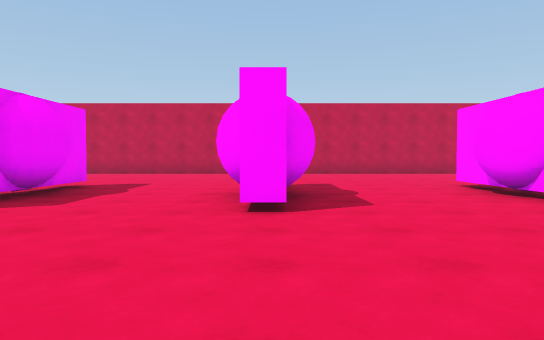
View 1 (above)

20 first-person views from a walk through a Unity game level. The camera is 1.2 m above the floor, tilts 2° down and sees 70° across. The floor is counted in squares, 2 m on a side. Each view is taken from the middle of a square. On the plan, view 1 faces up. The plan holds only what a view shows up to about 11 squares ahead; the rest is blank. The player character is not drawn.

View 2
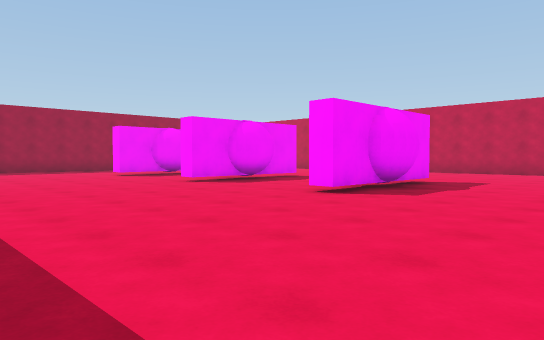

View 3
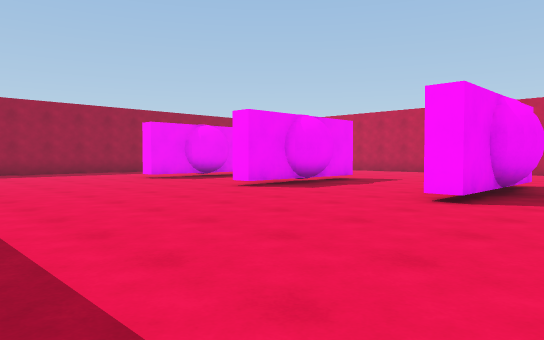

View 4
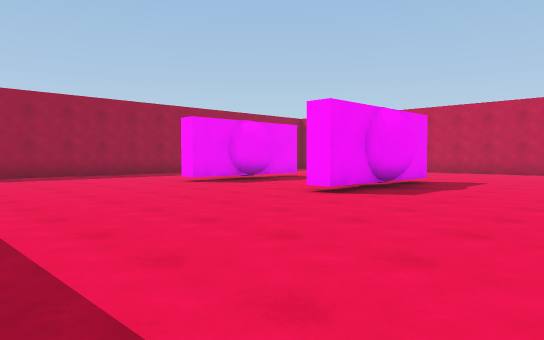

View 5
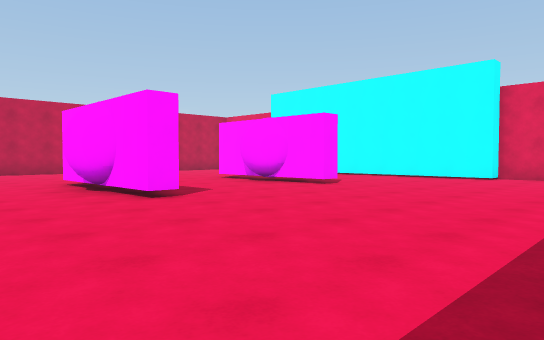

View 6
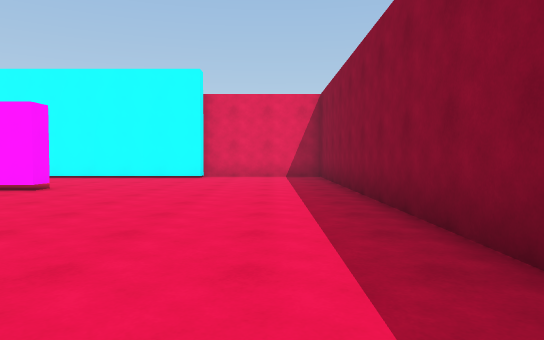

View 7
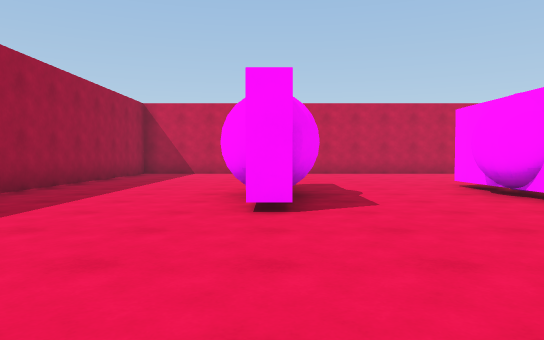

View 8
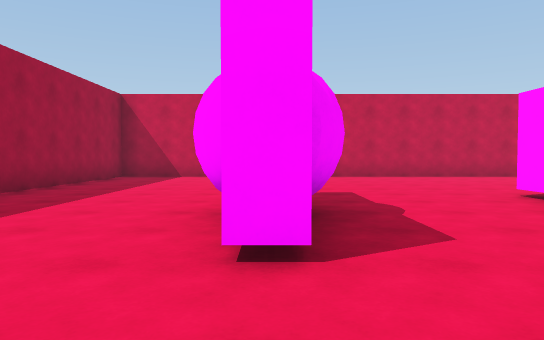

View 9
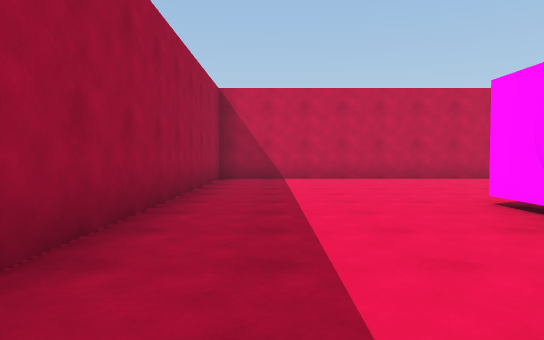

View 10
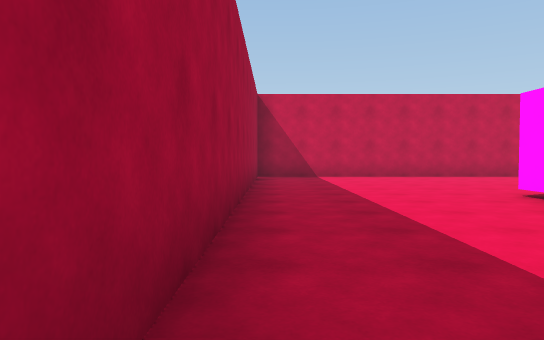

View 11
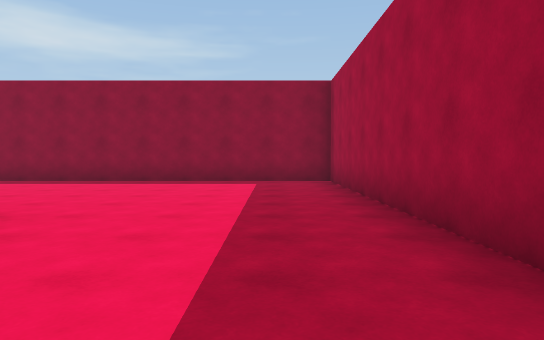

View 12
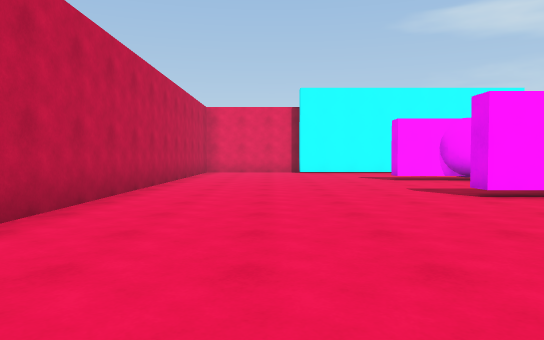

View 13
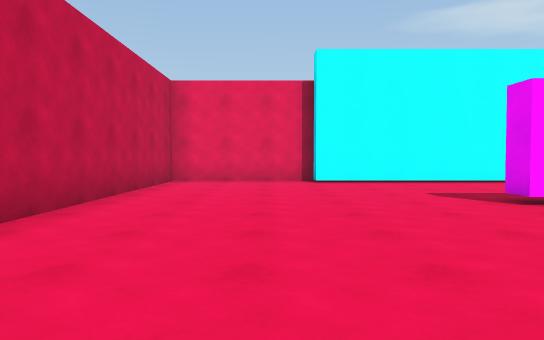

View 14
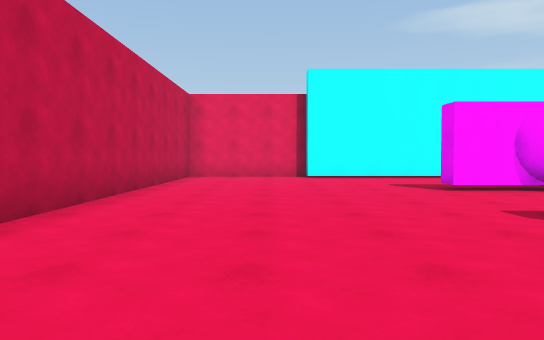

View 15
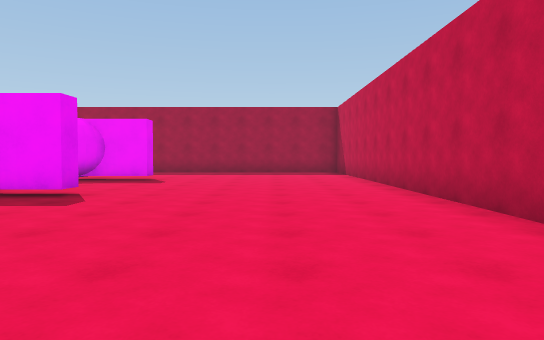

View 16
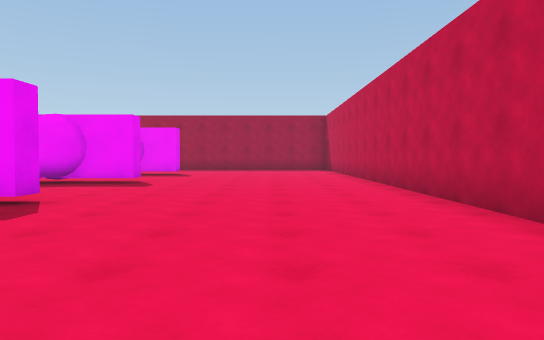

View 17
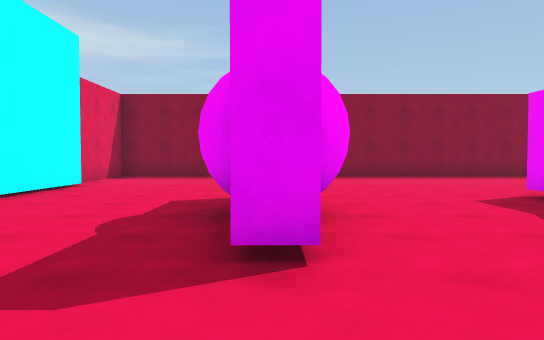

View 18
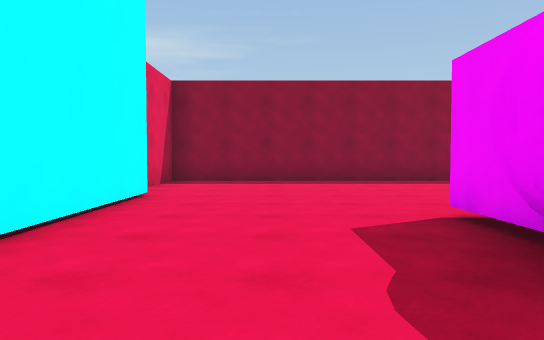

View 19
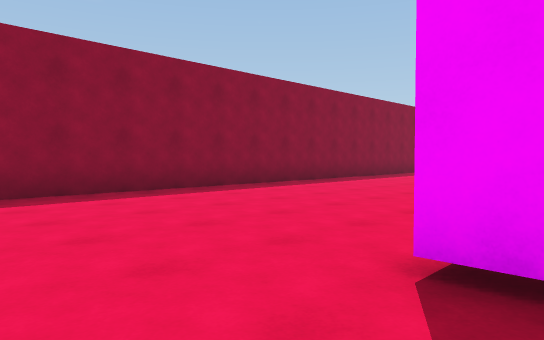

View 20
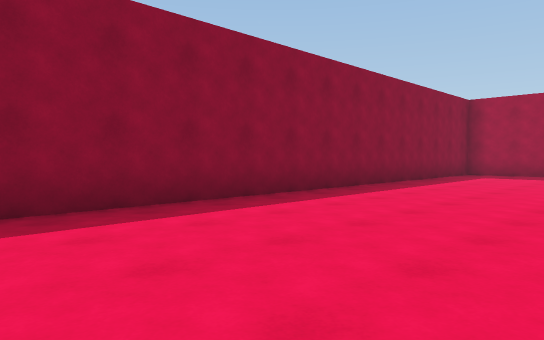

### Floor plan
Points are (right, up) in squares from view 1. A wall is a line through its corners. A room is listed if a view was taken in it or the views show most of it. See-through windows are left out.
Room 1 (views 1, 2, 3, 4, 5, 6, 7, 8, 9, 10, 11, 12, 13, 14, 15, 16, 17, 18, 19, 20)
walls: (-3.7, 5.9) (-3.7, 4.1) (-4.2, 4.1); (-3.3, 6.4) (-3.2, 5.9); (-4.2, 7.9) (-3.7, 7.9) (-3.7, 6); (-7.8, 5.9) (-7.8, 4.1) (-8.4, 4.1); (-8.3, 6.1) (-8.3, 7.9) (-7.8, 7.9) (-7.8, 6); (-0.3, 6.5) (-0.3, 7.9) (0.2, 7.9); (0.2, 4.8) (0.2, 4.1) (-0.3, 4.1) (-0.3, 5.8); (-11.8, 5.8) (-11.8, 4.1) (-12.4, 4.1); (-12.3, 6.9) (-12.3, 7.9) (-11.8, 7.9) (-11.8, 6.1); (3.7, 6.1) (3.7, 7.9) (4.2, 7.9); (4.2, 5.5) (4.2, 4.1) (3.7, 4.1) (3.7, 5.9); (8.4, 9.9) (8.4, 13.4) (-16.4, 13.4) (-16.4, -1.4) (8.4, -1.4) (8.4, 2) (7.9, 2) (7.9, 10)
low walls: (-8.3, 5.2) (-8.3, 5.9)

Positions as (right, up) in squares from view 1, and headings:
1: (0, 0), facing up
2: (0, -1), facing up-left
3: (-2, -1), facing up-left
4: (-4, -1), facing up-left
5: (-3, -1), facing up-right
6: (-3, 0), facing right
7: (-12, 0), facing up
8: (-12, 2), facing up
9: (-15, 3), facing up
10: (-16, 2), facing up
11: (-15, 8), facing down
12: (-6, 11), facing right
13: (-1, 11), facing right
14: (-3, 11), facing right
15: (-2, 11), facing left
16: (1, 11), facing left
17: (4, 10), facing down
18: (6, 8), facing down
19: (2, 5), facing down-left
20: (-3, 3), facing down-left
